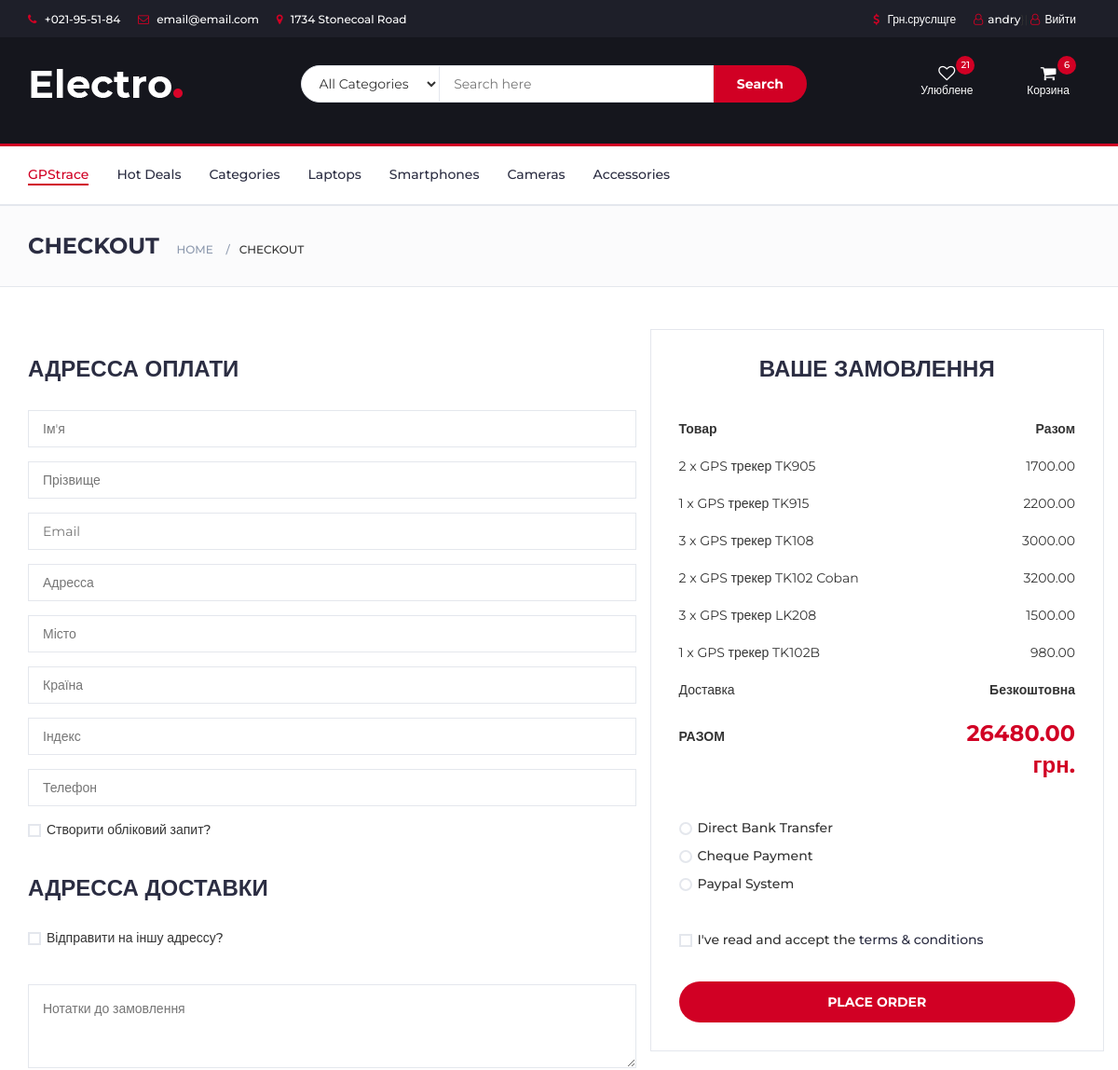
The app's page /checkout (signed in, upper part), older data.
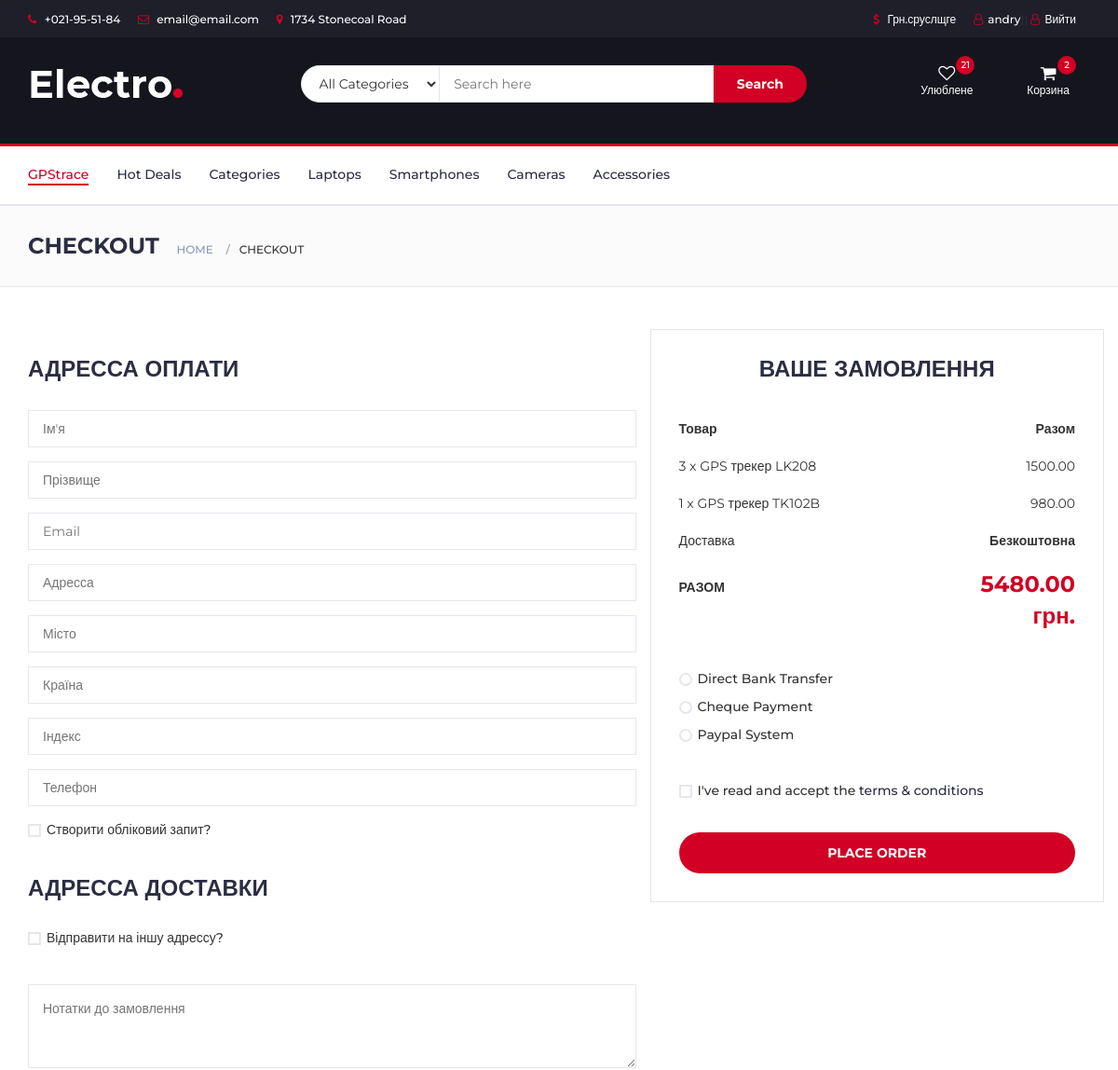
The same page, newer data.
### store/models.py (models this page shows, shortened)
class Order(models.Model):
    user = models.ForeignKey(settings.AUTH_USER_MODEL,
                             on_delete=models.CASCADE)
    items = models.ManyToManyField(OrderItem)
    start_date = models.DateTimeField(auto_now_add=True)
    ordered_date = models.DateTimeField()
    ordered = models.BooleanField(default=False)

class OrderItem(models.Model):
    user = models.ForeignKey(settings.AUTH_USER_MODEL,
                             on_delete=models.CASCADE)
    ordered = models.BooleanField(default=False)
    item = models.ForeignKey(Item, on_delete=models.CASCADE)
    quantity = models.IntegerField(default=1)

class Item(models.Model):
    title = models.CharField(max_length=100, null=True, verbose_name='Назва товару')
    slug = models.SlugField(max_length=100, unique=True, db_index=True, null=True)
    photo = models.ImageField(upload_to='img', null=True)
    price = models.DecimalField(max_digits=7, decimal_places=2, blank=True, null=True, verbose_name='Ціна товару')
    discount = models.DecimalField(max_digits=7, decimal_places=2, blank=True, null=True, verbose_name='Знижка у %')
    description = models.TextField(max_length=5000, null=True, blank=True, verbose_name='Опис')
    label = models.CharField(choices=LABEL_CHOICES, max_length=20, null=True, blank=True, verbose_name='Акційна мітка')
    battery = models.CharField(choices=BATTERY_CHOICES, max_length=20, null=True, blank=True,
                               verbose_name='Ємність акумуляторної батареї')
    cat = models.ForeignKey('Category', on_delete=models.PROTECT, null=True)
    quantity = models.IntegerField(default=1)

### store/views.py (the view)
# urls.py: path('checkout', CheckOutView.as_view(), name='checkout'),
class CheckOutView(LoginRequiredMixin, ListView):
    login_url = '/login/'
    redirect_field_name = '/checkout/'
    def get(self, *args, **kwargs):
        try:
            order = Order.objects.get(user=self.request.user, ordered=False)
            context = {
                'object': order
            }
            return render(self.request, 'store/checkout.html', context)
        except ObjectDoesNotExist:
            messages.warning(self.request, "You do not have an active order")
            return redirect("/")

### store/templatetags/store_tags.py (called while the page is built)
@register.filter
def cart_item_count(user):
    if user.is_authenticated:
        qs = Order.objects.filter(user=user, ordered=False)
        if qs.exists():
            return qs[0].items.count()
    return 0

@register.filter
def get_cart_navbar(user):
    if user.is_authenticated:
        cart_item = OrderItem.objects.filter(user=user, ordered=False)
        if cart_item.exists():
            return cart_item
    return 'Ваша коrзина пуста'

@register.filter
def get_cart_total_price(user):
    total = 0
    if user.is_authenticated:
        qs_order_item = OrderItem.objects.filter(user=user, ordered=False)
        if qs_order_item.exists():
            for prices in qs_order_item:
                total_item = prices.quantity * prices.item.price
                total += total_item
        return total

### store/templates/store/checkout.html (shortened to what the changed rows need)
{% load static %}
{% load store_tags %}
<html lang="en">
	<head>
 		<link type="text/css" rel="stylesheet" href="{% static 'css/bootstrap.min.css' %}"/>
 		<link type="text/css" rel="stylesheet" href="{% static 'css/slick.css' %}"/>
 		<link type="text/css" rel="stylesheet" href="{% static 'css/slick-theme.css' %}"/>
 		<link type="text/css" rel="stylesheet" href="{% static 'css/nouislider.min.css' %}"/>
 		<link rel="stylesheet" href="{% static 'css/font-awesome.min.css' %}">
 		<link type="text/css" rel="stylesheet" href="{% static 'css/style.css' %}"/>
    </head>
	<body>
{% include "store/navbar.html" %}
		<div class="section">
			<div class="container">
				<div class="row">
					<div class="col-md-5 order-details">
						<div class="order-summary">
							{% for items_checkout in object.items.all %}
							<div class="order-products">
								<div class="order-col">
									<div>{{items_checkout.quantity}} x {{items_checkout.item.title}}</div>
									<div>{{items_checkout.item.price}}</div>
								</div>
							</div>
							{% endfor %}
							<div class="order-col">
								<div><strong class="order-total">{{ request.user|get_cart_total_price }} грн.</strong></div>
							</div>
						</div>
					</div>
				</div>
			</div>
		</div>
	</body>
</html>

### store/templates/store/navbar.html (shortened to what this page needs)
{% load static %}
{% load store_tags %}
    <link type="text/css" rel="stylesheet" href="{% static 'css/bootstrap.min.css' %}"/>
    <link type="text/css" rel="stylesheet" href="{% static 'css/slick.css' %}"/>
    <link type="text/css" rel="stylesheet" href="{% static 'css/slick-theme.css' %}"/>
    <link type="text/css" rel="stylesheet" href="{% static 'css/nouislider.min.css' %}"/>
    <link rel="stylesheet" href="{% static 'css/font-awesome.min.css' %}">
    <link type="text/css" rel="stylesheet" href="{% static 'css/style.css' %}"/>
	<header>
    <div id="top-header">
        <div class="container">
            <ul class="header-links pull-left">
                <li><a href="#"><i class="fa fa-phone"></i> +021-95-51-84</a></li>
                <li><a href="#"><i class="fa fa-envelope-o"></i> email@email.com</a></li>
                <li><a href="#"><i class="fa fa-map-marker"></i> 1734 Stonecoal Road</a></li>
            </ul>
            <ul class="header-links pull-right">
                <li><a href="#"><i class="fa fa-dollar"></i> Грн.сруслщге </a></li>
                {% if request.user.is_authenticated %}
                <li><a href="#"><i class="fa fa-user-o"></i>{{ user.username }}</a>}|
                    <a href="{% url 'logout'  %}"><i class="fa fa-user-o"></i>Вийти</li>
                {% else %}
                <li><a href="{% url 'login'  %}"><i class="fa fa-user-o"></i>Обліковий запис</a></li>
                 {% endif %}
            </ul>
        </div>
    </div>
    <div id="header">
        <div class="container">
            <div class="row">
                <div class="col-md-3">
                    <div class="header-logo">
                        <a href="#" class="logo">
                            <img src="{% static './img/logo.png' %}" alt="">
                        </a>
                    </div>
                </div>
                <div class="col-md-6">
                    <div class="header-search">
                        <form>
                            <select class="input-select">
                                <option value="0">All Categories</option>
                            </select>
                            <input class="input" placeholder="Search here">
                            <button class="search-btn">Search</button>
                        </form>
                    </div>
                </div>
                <div class="col-md-3 clearfix">
                    <div class="header-ctn">
                        <div>
                            <a href="#">
                                <i class="fa fa-heart-o"></i>
                                <span>Улюблене</span>
                                <div class="qty">21</div>
                            </a>
                        </div>
                        <div class="dropdown">
                            <a class="dropdown-toggle" data-toggle="dropdown" aria-expanded="true">
                                <i class="fa fa-shopping-cart"></i>
                                <span>Корзина</span>
                                <div class="qty">{{ request.user|cart_item_count }}</div>
                            </a>
                        </div>
                    </div>
                </div>
            </div>
        </div>
    </div>
</header>
<nav id="navigation">
    <div class="container">
        <div id="responsive-nav">
            <ul class="main-nav nav navbar-nav">
                <li class="active"><a href="{% url 'home' %}">GPStrace</a></li>
                <li><a href="#">Hot Deals</a></li>
                <li><a href="#">Categories</a></li>
                <li><a href="#">Laptops</a></li>
                <li><a href="#">Smartphones</a></li>
                <li><a href="#">Cameras</a></li>
                <li><a href="#">Accessories</a></li>
            </ul>
        </div>
    </div>
</nav>

Row changes from the older to the newer data that the page shows:
removed OrderItem: quantity "2", item "GPS трекер TK905", item.price "1700.00"
removed OrderItem: quantity "1", item "GPS трекер TK915", item.price "2200.00"
removed OrderItem: quantity "3", item "GPS трекер TK108", item.price "3000.00"
removed OrderItem: quantity "2", item "GPS трекер TK102 Coban", item.price "3200.00"
Text that changed along with them:
{{ request.user|cart_item_count }}: "6" → "2"
{{ request.user|get_cart_total_price }}: "26480.00" → "5480.00"
